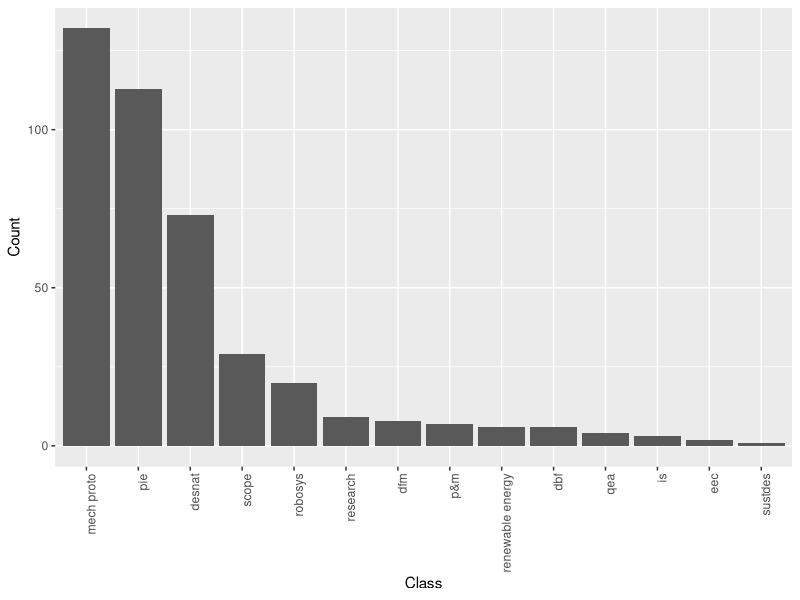
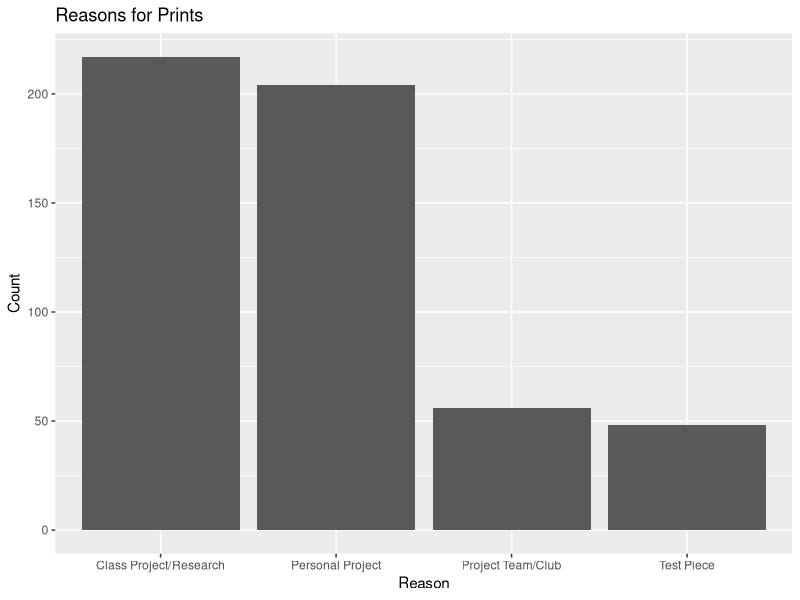
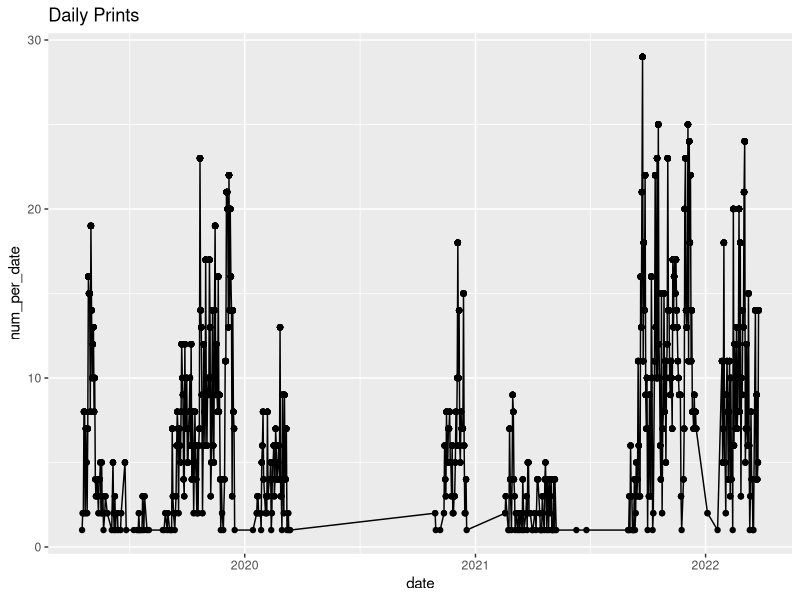
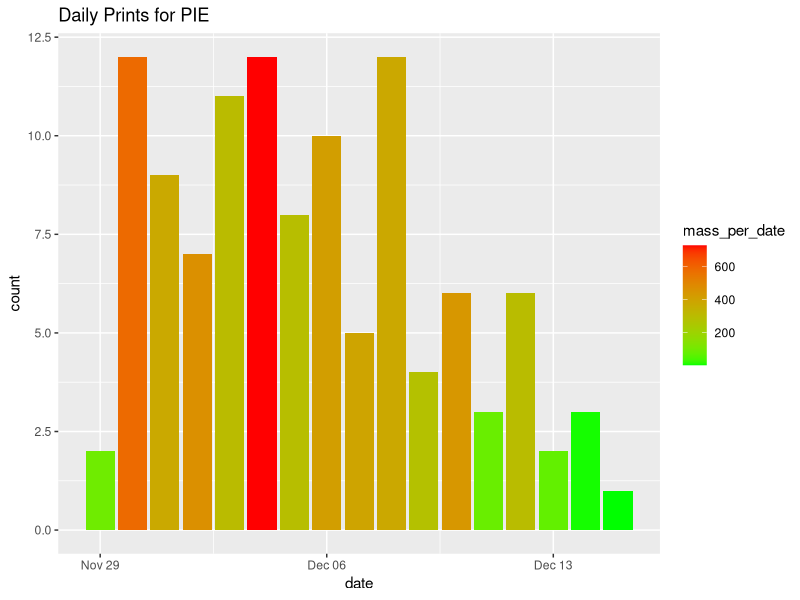
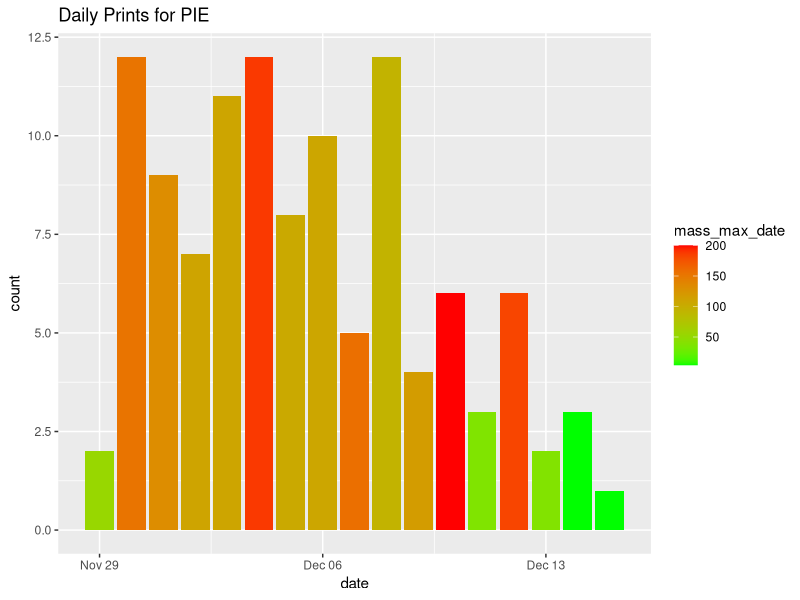
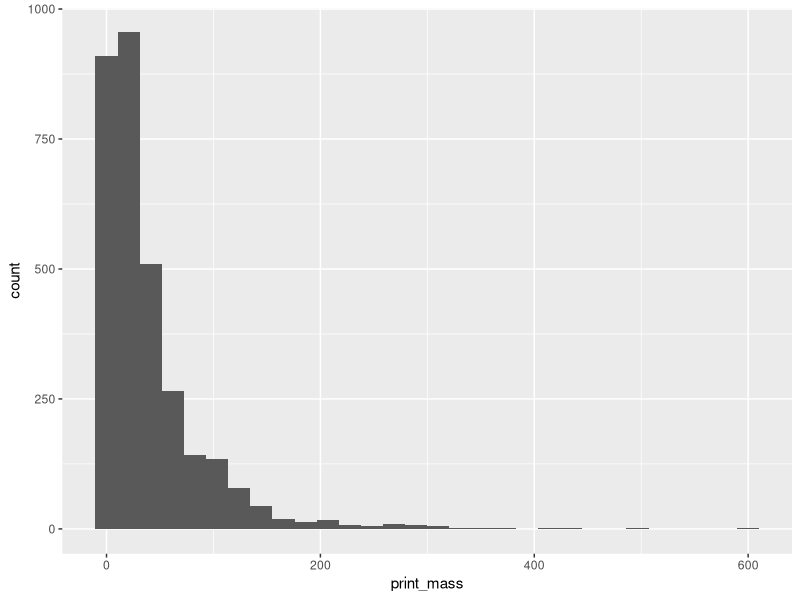
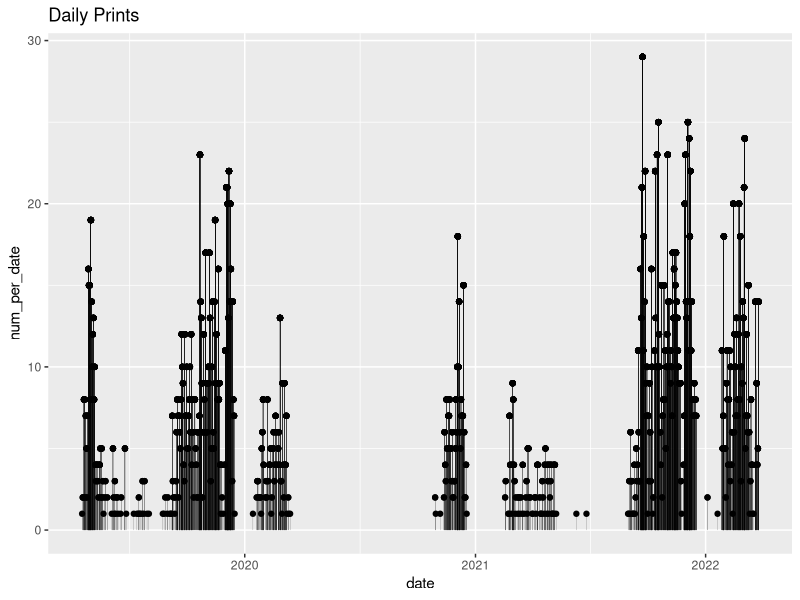
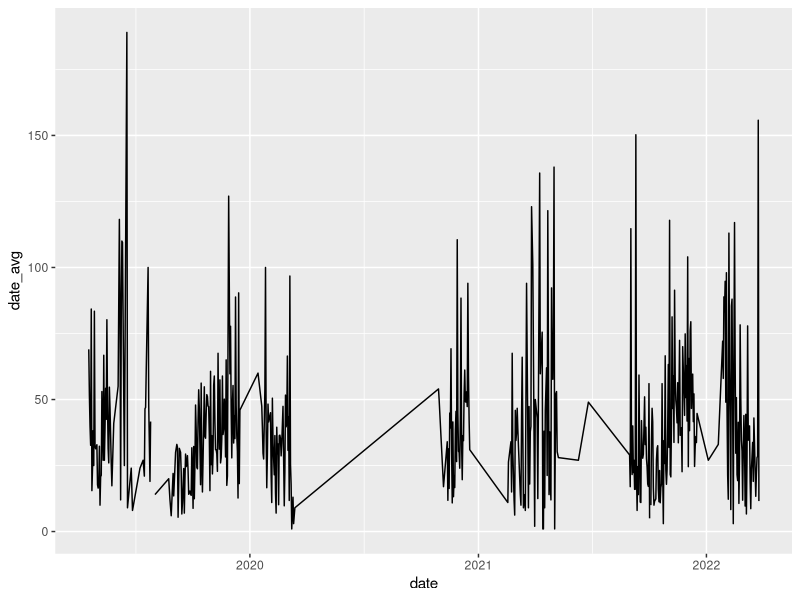

The R script that drew these images, in order:
## ---- chunk 1
knitr::opts_chunk$set(echo = TRUE)
library(tidyverse)
library(lubridate)
library(chron)
library(viridis)
## ---- chunk 2
theme_common <- function() {
  theme_minimal() %+replace%
  theme(
    axis.text.x = element_text(size = 12),
    axis.text.y = element_text(size = 12),
    axis.title.x = element_text(margin = margin(4, 4, 4, 4), size = 16),
    axis.title.y = element_text(margin = margin(4, 4, 4, 4), size = 16, angle = 90),
    legend.title = element_text(size = 16),
    legend.text = element_text(size = 12),
    strip.text.x = element_text(size = 12),
    strip.text.y = element_text(size = 12),
    panel.grid.major = element_line(color = "grey90"),
    panel.grid.minor = element_line(color = "grey90"),
    aspect.ratio = 10/16,
    plot.margin = unit(c(t = +0, b = +0, r = +0, l = +0), "cm"),
    plot.title = element_text(size = 18),
    # plot.title.position = "plot",
    plot.subtitle = element_text(size = 16),
    plot.caption = element_text(size = 12)
  )
}
## ---- chunk 3
df_curr_raw <- read_csv(file = "data/3d_curr.csv")
df_old_raw <- read_csv(file = "data/3d_old.csv")
## ---- chunk 4
df_both_raw <-
  bind_rows(df_curr_raw,df_old_raw)


df_both <- 
  df_both_raw %>% 
  mutate(
    print_mass = str_extract(print_mass_grams, "\\d+"), # extract just mass from print mass
    class = tolower(class), #make class lowercase
    printer = tolower(printer)
  ) %>% 
  #separate into date and time
  separate(timestamp, c("date", "time"), sep = " ", remove = FALSE) %>% 
  transform(
    date = as.Date(date),
    time = chron(time = time),
    print_mass = as.numeric(print_mass)
  )

printers <- c("himalia", "elera", "ganymede", "callisto", "thebe", "themisto",
              "io", "metis", "sinope", "dia", "europa", "queue", 
              "valetudo", "amalthea", NA)

df_both <-
  df_both %>% 
  mutate (
    printer = str_replace(printer, "hima.*", "himalia"),
    printer = str_replace(printer, "elar.*", "elera"),
    printer = str_replace(printer, "gany.*", "ganymede"),
    printer = str_replace(printer, "themi.*", "themisto"),
    printer = str_replace(printer, "cal.*", "callisto"),
    printer = str_replace(printer, "theb.*", "thebe"),
    printer = str_replace(printer, "io.*", "io"),
    printer = str_replace(printer, "met.*", "metis"),
    printer = str_replace(printer, "sin.*", "sinope"),
    printer = str_replace(printer, "dia.*", "dia"),
    printer = str_replace(printer, "euro.*", "europa"),
    printer = str_replace(printer, ".*que.*", "queue"),
    printer = str_replace(printer, "val.*", "valetudo"),
    printer = str_replace(printer, ".*thea.*", "amalthea"),
    printer = ifelse(printer %in% printers, printer, "other")
  )

#unique(df_curr$class)

# Standardize each class to ensure pie/principles of integrated engineering are the same/pieeeeeee are the same
df_both <-
  df_both %>% 
  mutate (
    class = str_replace(class, "pie.*", "pie"),
    class = str_replace(class, "dfm|.*manufact.*", "dfm"),
    class = str_replace(class, ".*scope.*", "scope"),
    class = str_replace(class, ".*indep.*|is.*", "is"),
    class = str_replace(class, ".*nat.*|.*nt.*", "desnat"),
    class = str_replace(class, ".*renewable.*", "renewable energy"),
    class = str_replace(class, ".*eec.*", "eec"),
    class = str_replace(class, ".*proto.*", "mech proto"),
    class = str_replace(class, ".*qea.*", "qea"),
    class = str_replace(class, ".*research.*|.*lair.*", "research"),
    class = str_replace(class, ".*market.*|p&.*|p[[:space:]]&.*", "p&m"),
    class = str_replace(class, ".*sust.*", "sustdes"),
    class = str_replace(class, ".*robos.*", "robosys"),
    class = str_replace(class, ".*dbf.*|design[[:space:]]bu.*", "dbf"),
    class = factor(
      class,
      levels = c("pie", "dfm", "scope", "is", "desnat", "renewable energy", "eec", "mech proto", "qea", "research", "p&m", "sustdes", 
        "robosys", "dbf")
    ),
   reason_print = str_replace(reason_print, "Class Project", "Class Project/Research"), #combine since Class Project/Research was created in middle of survey
   reason_print = factor(
     reason_print,
     levels = c("Class Project/Research", "Personal Project", "Project Team/Club", "Test Piece")
   )
  )

## ---- chunk 5
df_both %>% 
  group_by(class) %>% 
  summarize(
    num_class = length(class)
  ) %>% 
  filter(
    !is.na(class)
  ) %>% 
  ggplot(aes(x = reorder(class, -num_class), y = num_class)) +
  geom_col() +
  #theme_common() +
  theme(axis.text.x = element_text(angle = 90, hjust = 1)) +
  xlab("Class") +
  ylab("Count")
## ---- chunk 6
df_both %>% 
  count(reason_print) %>% 
  filter(!is.na(reason_print)) %>%
  ggplot(aes(x = reorder(reason_print, -n), y = n)) +
  geom_col() +
  xlab("Reason") +
  ylab("Count") +
  ggtitle("Reasons for Prints")
  
## ---- chunk 7
df_both %>% 
  group_by(date) %>% 
  mutate(
    num_per_date = length(date)
  ) %>% 
  ggplot(aes(x = date, y = num_per_date)) +
  geom_point() +
  geom_line() +
  ggtitle("Daily Prints")

  
  
## ---- chunk 8
df_both %>% 
  filter(class == "pie") %>%
  group_by(date) %>%
  mutate(
    num_per_date = length(date),
    mass_per_date = sum(print_mass, na.rm = TRUE)
  ) %>%
  ggplot(aes(x = date, fill = mass_per_date, group = interaction(date, mass_per_date))) +
  geom_bar() +
  scale_fill_gradient(low = "green", high = "red") +
  ggtitle("Daily Prints for PIE")

## ---- chunk 9
df_both %>% 
  filter(class == "pie") %>%
  group_by(date) %>%
  mutate(
    num_per_date = length(date),
    mass_max_date = max(print_mass, na.rm = TRUE)
  ) %>%
  ggplot(aes(x = date, fill = mass_max_date, group = interaction(date, mass_max_date))) +
  geom_bar() +
  scale_fill_gradient(low = "green", high = "red") +
  ggtitle("Daily Prints for PIE")
## ---- chunk 10
df_both %>% 
  ggplot(aes(x = print_mass)) +
  geom_histogram() 
## ---- chunk 11
df_both %>% 
  group_by(date) %>% 
  mutate(
    num_per_date = length(date)
  ) %>% 
  ggplot(aes(x = date, y = num_per_date)) +
  #geom_point() +
  #geom_line() +
  geom_segment(aes(date,num_per_date,xend=date,yend=0), size=0.05) +
  geom_point() +
  ggtitle("Daily Prints")
## ---- chunk 12
# df_old %>% 
#   group_by(date) %>% 
#   mutate(
#     mass_per_date = sum(print_mass, na.rm = TRUE)
#   ) %>% 
#   ggplot(aes(x = date, y = mass_per_date)) +
#   #geom_point() +
#   geom_line() +
#   ggtitle("Daily Prints")
## ---- chunk 13
df_both %>% 
  group_by(date) %>% 
  mutate(
    date_avg = mean(print_mass, na.rm = TRUE)
  ) %>% 
  ggplot(aes(x = date, y = date_avg)) +
  #geom_point() +
  geom_line() 
## ---- chunk 14
df_both %>% 
  filter(printer != "other") %>%
  group_by(printer) %>% 
  mutate(
    num_per_printer = length(printer)
  ) %>% 
  ggplot(aes(x = printer, y = num_per_printer)) +
  #geom_point() +
  geom_col() +
  theme(axis.text.x = element_text(angle = 90, hjust = 1)) 

## ---- chunk 15
df_both %>% 
  group_by(printer) %>% 
  
  ggplot(aes(x = printer)) +
  #geom_point() +
  geom_bar() +
  theme(axis.text.x = element_text(angle = 90, hjust = 1)) 

## ---- chunk 16
unique(df_both$printer)



## ---- chunk 17
df_both %>%
  mutate(
    time=hms(as.character(time)),
    time = hour(time)
  ) %>%
  ggplot() +
  geom_histogram(aes(x=time),binwidth = 1)
## ---- chunk 18
df_both %>% 
  summarize(
    total_mass = sum(print_mass, na.rm = TRUE)
  )
## ---- chunk 19
# mass per month
df_both %>% 
  group_by(month = lubridate::floor_date(date, "month")) %>% 
  summarize(mass_per_month = sum(print_mass, na.rm = TRUE)) %>%   
  mutate(
    month_12 = month(month),
    month_12 = factor(
       month_12,
       levels = c("1", "2", "3", "4", "5", "6", "7", "8", "9", "10", "11", "12")
     ) 
  ) %>% 
  ggplot(aes(x = month, y = mass_per_month, fill = month_12)) +
  geom_col() +
  scale_fill_discrete(name = "Month", labels = c("Jan", "Feb", "March", "April", "May", "June", "July", "Aug", "Sept", "Oct", "Nov", "Dec"))
  #scale_color_manual(labels = c("Jan", "Feb", "March", "April", "May", "June", "July", "Aug", "Sept", "Oct", "Nov", "Dec"))
## ---- chunk 20
df_both %>% 
  group_by(month = lubridate::floor_date(date, "month")) %>% 
  summarize(
    mean_mass = mean(print_mass, na.rm = TRUE),
    median_mass = median(print_mass, na.rm = TRUE),
    max_mass = max(print_mass, na.rm = TRUE)
  ) %>% 
   mutate(
    month_12 = month(month),
    month_12 = factor(
       month_12,
       levels = c("1", "2", "3", "4", "5", "6", "7", "8", "9", "10", "11", "12")
     ) 
  ) %>%
  ggplot(aes(x = month, y = mean_mass, fill = month_12)) +
  geom_col() +
  geom_hline(yintercept = 40.1, linetype = "dashed") +
  scale_fill_discrete(name = "Month", labels = c("Jan", "Feb", "March", "April", "May", "June", "July", "Aug", "Sept", "Oct", "Nov", "Dec"))

## ---- chunk 21
df_both %>% 
  group_by(month = lubridate::floor_date(date, "month")) %>% 
  summarize(
    mean_mass = mean(print_mass, na.rm = TRUE),
    median_mass = median(print_mass, na.rm = TRUE),
    max_mass = max(print_mass, na.rm = TRUE)
  ) %>% 
   mutate(
    month_12 = month(month),
    month_12 = factor(
       month_12,
       levels = c("1", "2", "3", "4", "5", "6", "7", "8", "9", "10", "11", "12")
     ) 
  ) %>%
  ggplot(aes(x = month, y = max_mass, fill = month_12)) +
  geom_col() +
  scale_fill_discrete(name = "Month", labels = c("Jan", "Feb", "March", "April", "May", "June", "July", "Aug", "Sept", "Oct", "Nov", "Dec"))

## ---- chunk 22

## ---- chunk 23
df_both %>% 
  group_by(month = lubridate::floor_date(date, "month")) %>% 
   mutate(
    month_12 = month(month),
    month_12 = factor(
       month_12,
       levels = c("1", "2", "3", "4", "5", "6", "7", "8", "9", "10", "11", "12")
     ) 
  ) %>%
  ggplot(aes(x = month, y = print_mass, fill = month_12, group = month)) +
  # geom_col()
  geom_boxplot(na.rm = TRUE) +
  scale_y_log10() +
  scale_fill_discrete(name = "Month", labels = c("Jan", "Feb", "March", "April", "May", "June", "July", "Aug", "Sept", "Oct", "Nov", "Dec"))
## ---- chunk 24
df_both %>% 
  group_by(month = lubridate::floor_date(date, "month")) %>% 
   mutate(
    month_12 = month(month),
    month_12 = factor(
       month_12,
       levels = c("1", "2", "3", "4", "5", "6", "7", "8", "9", "10", "11", "12")
     ) 
  ) %>%
  ggplot(aes(x = month, y = print_mass, fill = month_12, group = month)) +
  # geom_col()
  geom_boxplot(na.rm = TRUE) +
  scale_fill_discrete(name = "Month", labels = c("Jan", "Feb", "March", "April", "May", "June", "July", "Aug", "Sept", "Oct", "Nov", "Dec"))
## ---- chunk 25
df_both %>% 
  group_by(class) %>% 
  summarize(
    num_class = length(class),
    mean_mass = mean(print_mass, na.rm = TRUE)
  ) %>% 
  filter(
    !is.na(class)
  ) %>% 
  ggplot(aes(x = reorder(class, -num_class), y = num_class, fill = mean_mass)) +
  geom_col() +
  theme(axis.text.x = element_text(angle = 90, hjust = 1)) +
  xlab("Class") +
  ylab("Count") +
  scale_fill_viridis()
## ---- chunk 26
df_both %>% 
  group_by(date) %>% 
  summarize(
    num_per_day = length(date)
  ) %>% 
  ggplot(aes(x = date, y = num_per_day)) +
  geom_point() +
  geom_smooth() +
  scale_x_date(labels = scales::date_format("%b"), 
               breaks = "1 month") +
  facet_wrap(. ~ lubridate::floor_date(date, "year"), scale = "free_x") +
   theme(axis.text.x = element_text(angle = 90,
                                   vjust = 0.5,
                                   hjust = 1))
## ---- chunk 27
# df_both %>% 
#   group_by(date) %>% 
#   summarize(
#     num_per_day = length(date)
#   ) %>% 
#   mutate (
#     year = substring(date, 1, 4),
#     month = substring(date, 6, 10),
#     #month = as.Date(month, format = "%m-%d")
#   )  %>% 
#   ggplot(aes(x = month, y = num_per_day)) +
#   geom_smooth(aes(group = year, color = year)) +
#   scale_x_date(labels = scales::date_format("%b"), 
#                breaks = "1 month")

df_both %>% 
  mutate (
    year = substring(date, 1, 4),
    month = substring(date, 6, 10),
    #month = as.Date(month, format = "%m-%d")
  ) %>% 
  group_by(year, month) %>% 
  summarize(
    num_per_day = length(month)
  ) %>% 
  ggplot(aes(x = as.Date(month, "%m-%d"), y = num_per_day, group = year, color = year)) +
  geom_line() +
  scale_x_date(labels = scales::date_format("%b"), breaks = "1 month") +
  xlab("Date") +
  ylab("Number Prints per Day")

df_both %>% 
  mutate (
    year = substring(date, 1, 4),
    month = substring(date, 6, 10),
    #month = as.Date(month, format = "%m-%d")
  ) %>% 
  group_by(year, month) %>% 
  summarize(
    num_per_day = length(month)
  ) %>% 
  ggplot(aes(x = as.Date(month, "%m-%d"), y = num_per_day, group = year, color = year)) +
  geom_smooth(span = 1) +
  scale_x_date(labels = scales::date_format("%b"), breaks = "1 month") +
  xlab("Date") +
  ylab("Number Prints per Day")
